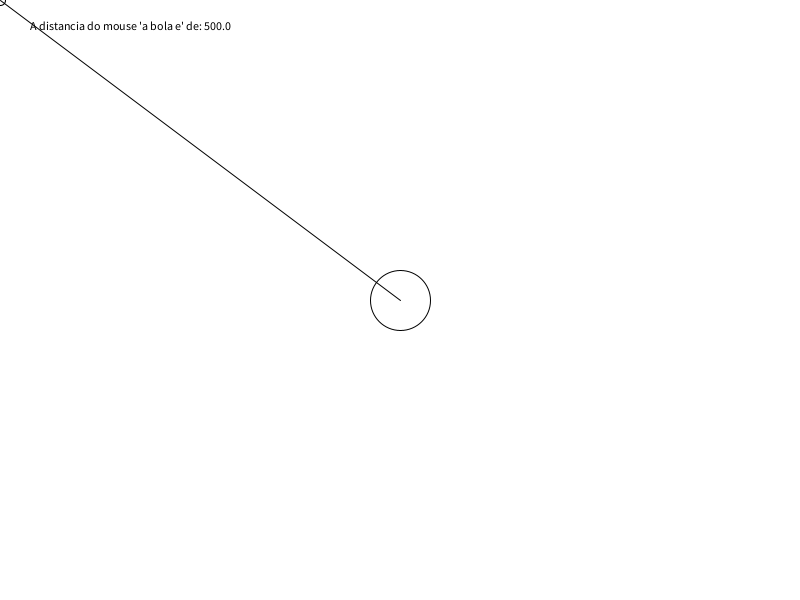
Frame 1 (no input)
Frame 60 (the mouse pressed at the canvas centre just before this capture): identical to frame 1, image omitted
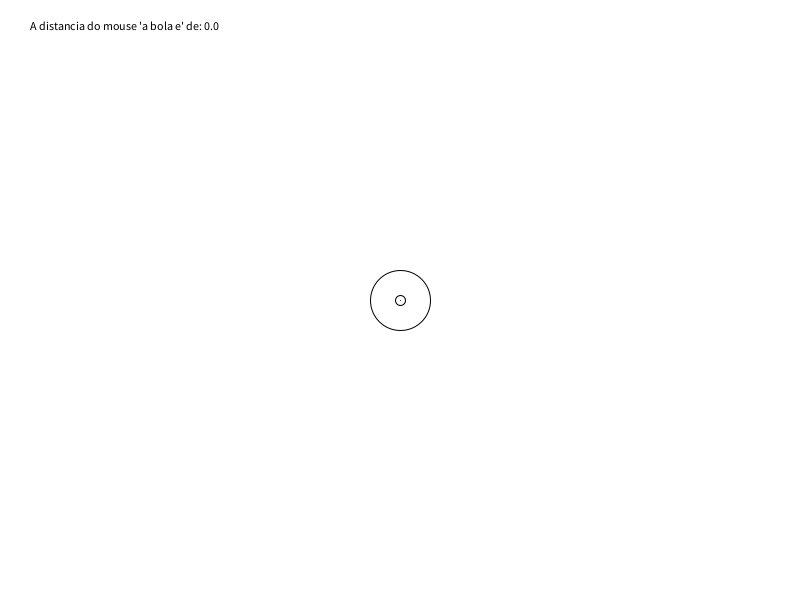
Frame 120 (the mouse held since frame 60 and released just before this capture)

The Processing sketch that drew these frames (run headless with seeded random() and noise(); from frame 60 on, the mouse is pressed at the canvas centre):

// Processing sketch: exemplo_distancia_simples
// ── exemplo_distancia_simples.pde
/*
  João Martinho Moura
  Mestrado em Tecnologia e Arte Digital. Universidade do Minho
  
  Aula 5 - 20131207

  Processing
    Calculo de distancias (lembram-se do teorema de pitagoras?)
*/

// PAD_Aula-20131207_jmartinho

// exemplo calculo de distancia entre dois pontos

PVector posicao1;  // declaramos um PVector


void setup(){
  size(800,600);
  smooth();
  background(255);
  
  // inicializamos o PVector com x e y no centro da janela
  posicao1 = new PVector(width/2,height/2);
}


void draw(){
  background(255);
  fill(255);
  
  // desenhamos uma bola na posicao do PVector
  ellipse(posicao1.x , posicao1.y, 60,60);
  // desenhamos uma bola na posicao do mouse
  ellipse(mouseX , mouseY, 10,10);
  // desenhamos uma linha entre os dois
  line(posicao1.x,posicao1.y,mouseX,mouseY);
  
  // calculamos a distancia entre os dois pontos
  float distancia = dist(posicao1.x,posicao1.y,mouseX,mouseY);
  
  // vamos colocar o valor da distancia no ecran
  fill(0);
  text("A distancia do mouse 'a bola e' de: " + distancia, 30,30);
}
